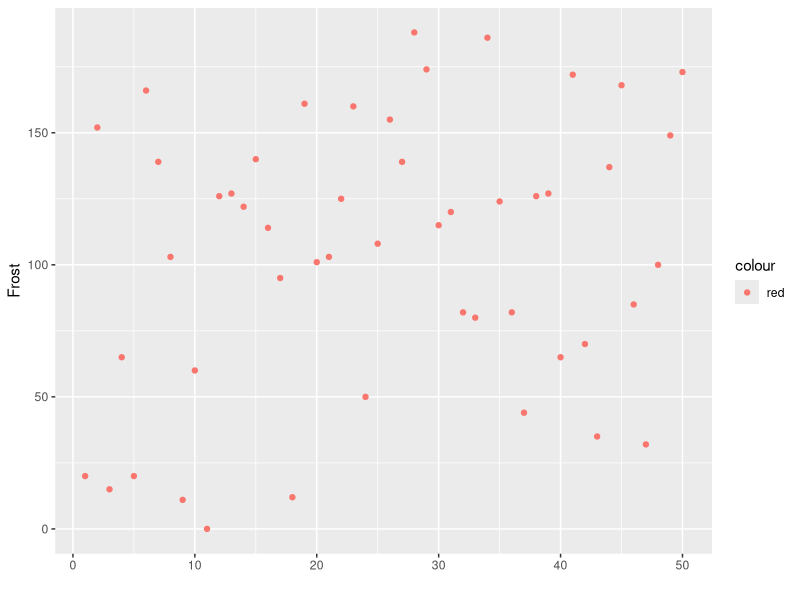

Reproduce this figure in R.
# Deal with continuous variables
data <- data.frame(state.x77)
str(data)

library(ggplot2)
#plot Frost variable and check the data points are all over
qplot(y = Frost, data = data, colour = 'red')


# method 1 - create bins and add labels
bins <- cut(data$Frost, 3, include.lowest = TRUE)
bins
bins <- cut(data$Frost, 3, include.lowest = TRUE, labels = c('Low', 'Medium', 'High'))
bins
